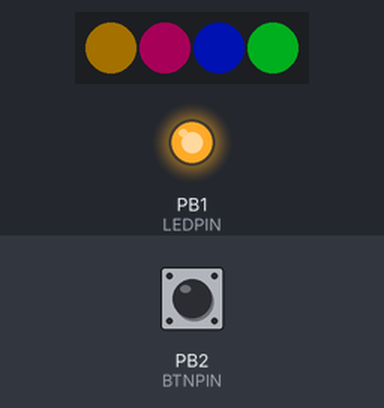
Recording of a sketch running on a simulated ATtiny85, built with avr-gcc and run on an emulated ATtiny85. Shown: 4 RGB LEDs in strip order, left to right, output pins drawn as LEDs (lit = HIGH). The test bench sets the inputs (shaded band); at power-on: PB2 (BTNPIN) HIGH. Dim RGB values are drawn brighter than linear; random numbers use the default seed unless the sketch sets one.

Above: at 1.2 s.
1.3 s: PB2 (BTNPIN) pulled LOW for 0.15 s
At 1.36 s:
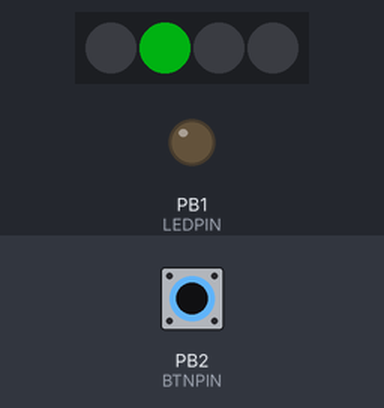
4.3 s: PB2 (BTNPIN) pulled LOW for 1 s
At 4.47 s:
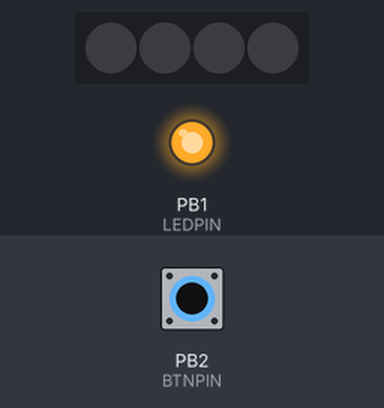
7.3 s: PB2 (BTNPIN) pulled LOW for 0.15 s
At 7.85 s:
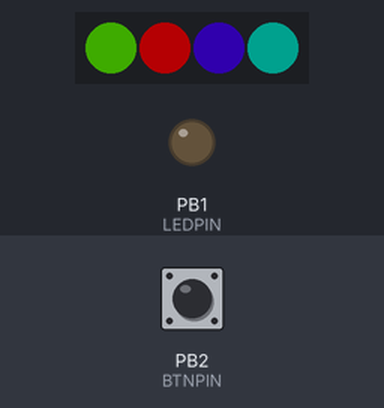
10.4 s: PB2 (BTNPIN) pulled LOW for 3.2 s
At 10.55 s:
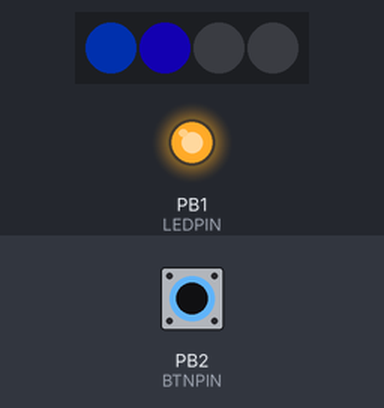
15.1 s: PB2 (BTNPIN) pulled LOW for 0.15 s
At 15.59 s:
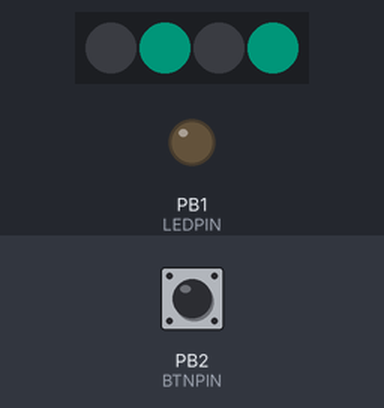
18.1 s: PB2 (BTNPIN) pulled LOW for 1 s
At 18.33 s:
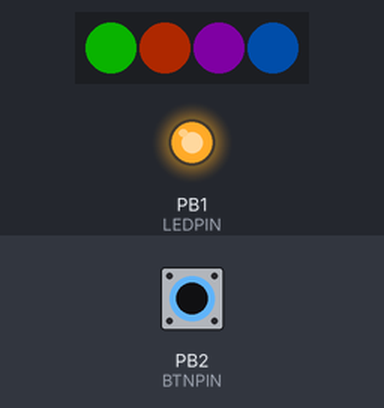
Timing chart, 0 to 48.8 s (numbered marks = the images above; inputs shaded):
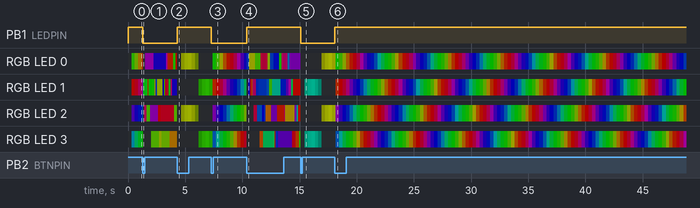

The sketch:

tinyblink-3.2-fw.ino
```cpp
// (licence header left out)
#include <Adafruit_NeoPixel.h>
#define LEDS 4  // Number of LEDS in your NeoPixel string
#define DTAPIN 0 // LED string data pin
#define LEDPIN 1 // Status LED pin. TBH, I'm not really using this,  but it's on my PCB.
#define BTNPIN 2 // Button pin. This uses a pinchange interrupt, and has the internal pullup enabled.
#define BTNDLY 250 // Debounce delay on button.
#define STPBRT 64 // Strip brightness.

// Start NeoPixel
Adafruit_NeoPixel strip = Adafruit_NeoPixel(LEDS, DTAPIN, NEO_GRB + NEO_KHZ800);

// The following is pin change interrupt black magic.
#ifndef cbi
#define cbi(sfr, bit) (_SFR_BYTE(sfr) &= ~_BV(bit))
#endif
#ifndef sbi
#define sbi(sfr, bit) (_SFR_BYTE(sfr) |= _BV(bit))
#endif

// Global Variables
uint8_t pattern = 1; // Pattern selection
uint8_t counter = 0;
uint8_t frame_delay = 20; // 20ms/frame, ~50fps.
uint8_t colors[3];
uint8_t hue = 200;
uint8_t myPix=0;
uint8_t lastPix=0;
uint32_t setColor=0;
bool LEDstate = false;
bool firstrun = true;
bool even = false;
volatile unsigned long debounce = 0; // counter for debounce reasons
volatile unsigned long framecount = 0; // counter for FPS reasons

void setup() {
  pinMode(BTNPIN, INPUT_PULLUP);
  pinMode(LEDPIN, OUTPUT);
  toggleLED(); // turn on status light so we know it's booted

  sbi(GIMSK,PCIE);   // Turn on Pin Change interrupt, somehow. I don't know. Registers, man.
  sbi(PCMSK,PCINT2); // Which pins are affected by the interrupt. PCINT1 = PB1 = digital pin 1 on attiny85.

  strip.begin(); // wake the kraken
  strip.show(); // Initialize all pixels to 'off'
  strip.setBrightness(STPBRT); // turn this shit down oh god so bright
}

void loop() {
  if ((millis() - framecount) > frame_delay) {
    framecount = millis();
    switchPattern(pattern); // Generate next frame
    strip.show(); // Push frame to strip
    counter++; // Increment universal per-pattern counter
  }
  if (counter > 255) {
   counter = 0;
  }
}

/* pick a pattern */
void switchPattern(uint8_t var) {
      switch (var) {
        case 1:
          // show rainbow
          rainbowCycle();
        break;
        case 2:
          // Randomly light a pixel.
          randomGlowy();
        break;
        case 3:
          fadeEvenOdd();
        break;
//        case 4:
          // rainbow firefly, 1px at random
//          colorFirefly();
//        break;
        default: // Reset pattern to #1 if selected pattern number is over number of patterns
         pattern = 1;
        break;
      }
}

// ------------------------------------------------------------------------------
// Patterns section;

// Cycles a rainbow across the LEDs
void rainbowCycle() {
  if(firstrun == true) { setFramerate(60); firstrun = false; }
    for (int i = 0; i < strip.numPixels(); i++) {
        strip.setPixelColor(i, Wheel(((i * 256 / strip.numPixels()) + counter) & 255));
    }

}

// Picks a random LED and makes it a random color.
void randomGlowy() {
  if(firstrun == true) { setFramerate(10); firstrun = false; }
   strip.setPixelColor(random(LEDS),Wheel(random(360)));
}

// Pulse even/odd pixels

void fadeEvenOdd() {
  if(firstrun == true) { setFramerate(250); firstrun = false; hue = random(360); }
  if(even == true) { fadeEven(); } else { fadeOdd(); }
}

void fadeEven () {
  if(counter < 128) {
    for (int i = 0; i < strip.numPixels(); i++) {
      if (i % 2) {
        HSVtoRGB(hue,255,(counter)*2,colors);
        strip.setPixelColor(i,colors[0],colors[1],colors[2]);
      }
    }
  } else {
    for (int i = 0; i < strip.numPixels(); i++) {
      if (i % 2) {
        HSVtoRGB(hue,255,255-((counter-128)*2),colors);
        strip.setPixelColor(i,colors[0],colors[1],colors[2]);
      }
    }
  }
  if(counter == 254) {
    even = false;
    hue = random(360);
  }
}

void fadeOdd() {
  if(counter < 128) {
    for (int i = 0; i < strip.numPixels(); i++) {
      if (!(i % 2)) {
        HSVtoRGB(hue,255,(counter)*2,colors);
        strip.setPixelColor(i,colors[0],colors[1],colors[2]);
      }
    }
  } else {
    for (int i = 0; i < strip.numPixels(); i++) {
      if (!(i % 2)) {
        HSVtoRGB(hue,255,255-((counter-128)*2),colors);
        strip.setPixelColor(i,colors[0],colors[1],colors[2]);
      }
    }
  }
  if(counter == 254) {
    even = true;
    hue = random(360);
  }
}

/* // dat firefly tho
void colorFirefly() {
  if(firstrun == true) { setFramerate(10); firstrun = false; }
  if(myPix != lastPix) {
    if(counter<16) {
      int colorV = sin((6.28/30)*(float)(counter)) *255;
      HSVtoRGB((359/16)*counter, 255, colorV, colors);
      strip.setPixelColor(myPix, colors[0], colors[1], colors[2]);
    } else {
      lastPix=myPix;
      counter=0;
      colorFast(0);
    }
  } else {
    myPix=random(0,strip.numPixels());
  }
}*/

// ------------------------------------------------------------------------------
// System section;

void setFramerate(uint8_t framerate) {
  frame_delay = (1000 / framerate);
}

void toggleLED() { // if LED is on, turn it off. if LED is off, turn it on.
  if(LEDstate == true) {
    digitalWrite(LEDPIN, LOW);
    LEDstate = false;
  } else {
    digitalWrite(LEDPIN, HIGH);
    LEDstate = true;
  }
}

ISR(PCINT0_vect) { // This is the shit that runs on the PCInt triggering.
  if (digitalRead(BTNPIN) == LOW && (millis() - debounce) > BTNDLY) {
    debounce = millis();
    counter = 0;
    pattern++;
    firstrun = true;
    colorFast(0);
    toggleLED();
  }
}

// manipulation helpers

// Write a color to the whole string
void colorFast(uint32_t c) {
    for (uint16_t i = 0; i < strip.numPixels(); i++) {
        strip.setPixelColor(i, c);
    }
    strip.show();
}

uint32_t Wheel(byte WheelPos) {
    if (WheelPos < 85) {
        return strip.Color(WheelPos * 3, 255 - WheelPos * 3, 0);
    } else if (WheelPos < 170) {
        WheelPos -= 85;
        return strip.Color(255 - WheelPos * 3, 0, WheelPos * 3);
    } else {
        WheelPos -= 170;
        return strip.Color(0, WheelPos * 3, 255 - WheelPos * 3);
    }
}


// HSV to RGB colors
// hue: 0-359, sat: 0-255, val (lightness): 0-255
// adapted from http://funkboxing.com/wordpress/?p=1366
void HSVtoRGB(int hue, int sat, int val, uint8_t * colors) {
    int r, g, b, base;
    if (sat == 0) { // Achromatic color (gray).
        colors[0] = val;
        colors[1] = val;
        colors[2] = val;
    } else {
        base = ((255 - sat) * val) >> 8;
        switch (hue / 60) {
        case 0:
            colors[0] = val;
            colors[1] = (((val - base) * hue) / 60) + base;
            colors[2] = base;
            break;
        case 1:
            colors[0] = (((val - base) * (60 - (hue % 60))) / 60) + base;
            colors[1] = val;
            colors[2] = base;
            break;
        case 2:
            colors[0] = base;
            colors[1] = val;
            colors[2] = (((val - base) * (hue % 60)) / 60) + base;
            break;
        case 3:
            colors[0] = base;
            colors[1] = (((val - base) * (60 - (hue % 60))) / 60) + base;
            colors[2] = val;
            break;
        case 4:
            colors[0] = (((val - base) * (hue % 60)) / 60) + base;
            colors[1] = base;
            colors[2] = val;
            break;
        case 5:
            colors[0] = val;
            colors[1] = base;
            colors[2] = (((val - base) * (60 - (hue % 60))) / 60) + base;
            break;
        }

    }
}
```

Measured:
- after the input at 1.3 s, PB1 (LEDPIN): HIGH → LOW at once
- after the input at 4.3 s, PB1 (LEDPIN): LOW → HIGH at once
- after the input at 7.3 s, PB1 (LEDPIN): HIGH → LOW at once
- after the input at 10.4 s, PB1 (LEDPIN): LOW → HIGH at once
- after the input at 15.1 s, PB1 (LEDPIN): HIGH → LOW at once
- after the input at 18.1 s, PB1 (LEDPIN): LOW → HIGH at once
